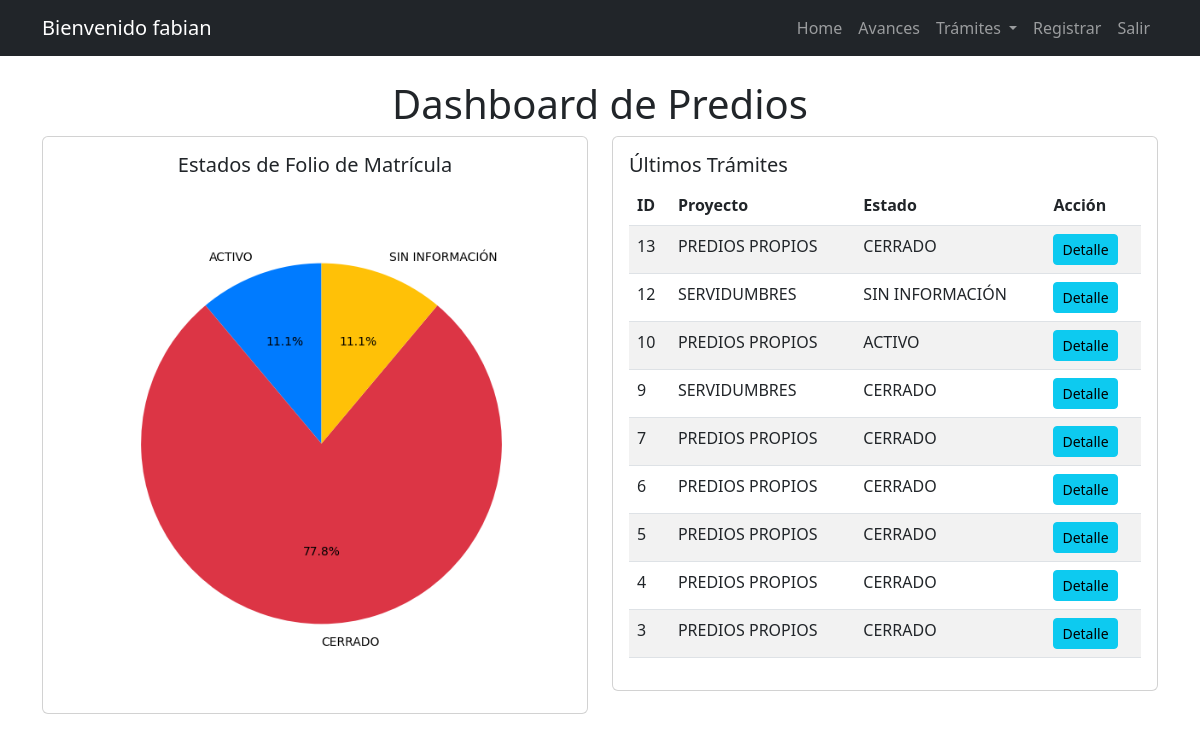
The app's page /dashboard/ (signed in) with its own data.
### task/models.py (models this page shows, shortened)
class Predio(models.Model):
    id = models.AutoField(primary_key=True)
    PROYECTO_CHOICES = [('PREDIOS PROPIOS', 'PREDIOS PROPIOS'), ('SERVIDUMBRES', 'SERVIDUMBRES')]
    VIGENCIA_CHOICES = [('2023', '2023'), ('2024', '2024'), ('2025', '2025')]
    GERENCIA_CHOICES = [('VAO', 'VAO'), ('GPA', 'GPA'), ('VRC', 'VRC'), ('GCT', 'GCT'), ('GMA', 'GMA'), ('GRI', 'GRI'), ('GTA', 'GTA'), ('VRO', 'VRO'), ('GCH', 'GCH'), ('GDA', 'GDA'), ('GDT', 'GDT'), ('VPI', 'VPI'), ('VFS', 'VFS')]
    CATEGORIA_PREDIO_FMI_CHOICES = [('COLINDANTE', 'COLINDANTE'), ('FOLIO ESTUDIO', 'FOLIO ESTUDIO'), ('MATRIZ', 'MATRIZ'), ('MATRIZ_COLINDANTE', 'MATRIZ_COLINDANTE'), ('PROPIO', 'PROPIO'), ('SEGREGADO', 'SEGREGADO'), ('SIN INFORMACIÓN', 'SIN INFORMACIÓN')]
    ESTADO_FOLIO_CHOICES = [('ACTIVO', 'ACTIVO'), ('CERRADO', 'CERRADO'), ('SIN INFORMACIÓN', 'SIN INFORMACIÓN')]
    CATEGORIA_FMI_CHOICES = [('ADICIONALES', 'ADICIONALES'), ('COMPLEMENTACIÓN', 'COMPLEMENTACIÓN'), ('SIN INFORMACIÓN', 'SIN INFORMACIÓN'), ('TRADICIÓN', 'TRADICIÓN')]
    TIPO_DOCUMENTAL_CHOICES = [('ACTA', 'ACTA'), ('ACTO ADMINISTRATIVO', 'ACTO ADMINISTRATIVO'), ('AUTO', 'AUTO'), ('CERTIFICADO', 'CERTIFICADO'), ('DECLARACIÓN', 'DECLARACIÓN'), ('DECRETO', 'DECRETO'), ('DEMANDA', 'DEMANDA'), ('DOCUMENTO', 'DOCUMENTO'), ('ESCRITURA', 'ESCRITURA'), ('EXPEDIENTE', 'EXPEDIENTE'), ('RESOLUCIÓN', 'RESOLUCIÓN'), ('SENTENCIA', 'SENTENCIA')]
    ESTADO_CHOICES = [('CARGADO A OTRO PREDIO', 'CARGADO A OTRO PREDIO'), ('CARGADO EN EL PREDIO', 'CARGADO EN EL PREDIO'), ('CARGADO EN SHAREPOINT', 'CARGADO EN SHAREPOINT'), ('NO ENCONTRADO', 'NO ENCONTRADO'), ('NO REQUIERE', 'NO REQUIERE'), ('PENDIENTE VERIFICAR', 'PENDIENTE VERIFICAR'), ('SERVIDOR INGICAT', 'SERVIDOR INGICAT')]
    ESTADO_COMPRA_CHOICES = [('ADQUIRIDO', 'ADQUIRIDO'), ('NO REQUIERE', 'NO REQUIERE'), ('PENDIENTE POR SOLICITAR', 'PENDIENTE POR SOLICITAR'), ('PENDIENTE VERIFICAR', 'PENDIENTE VERIFICAR'), ('SOLICITADO', 'SOLICITADO')]
    SUB_ESTADO_COMPRA_CHOICES = [('ADQUIRIDO PREDIO PROPIOS', 'ADQUIRIDO PREDIO PROPIOS'), ('ADQUIRIDO SERVIDUMBRES', 'ADQUIRIDO SERVIDUMBRES'), ('ERROR REGISTRAL', 'ERROR REGISTRAL'), ('NO APLICA', 'NO APLICA'), ('SOLICITADO / CERTIFICADO NO EXISTE', 'SOLICITADO / CERTIFICADO NO EXISTE'), ('SOLICITADO PREDIO PROPIOS', 'SOLICITADO PREDIO PROPIOS'), ('SOLICITADO SERVIDUMBRES', 'SOLICITADO SERVIDUMBRES')]
    ENVIO_OPEN_TEXT_CHOICES = [('NO', 'NO'), ('NO APLICA', 'NO APLICA'), ('NO REQUIERE', 'NO REQUIERE'), ('PENDIENTE', 'PENDIENTE'), ('SI', 'SI'), ('YA ESTA', 'YA ESTA')]
    ACCION_TECNICA_CHOICES = [('ALIMENTAR EXPEDIENTE PREDIAL', 'ALIMENTAR EXPEDIENTE PREDIAL'), ('ALIMENTAR PREDIO GESTIÓN', 'ALIMENTAR PREDIO GESTIÓN'), ('ALIMENTAR PREDIO MATRIZ', 'ALIMENTAR PREDIO MATRIZ'), ('CARPETA CERO', 'CARPETA CERO'), ('CREAR EXPEDIENTE', 'CREAR EXPEDIENTE'), ('NO REQUIERE', 'NO REQUIERE')]
    proyecto = models.CharField(max_length=16, choices=PROYECTO_CHOICES)
    vigencia = models.CharField(max_length=4, choices=VIGENCIA_CHOICES)
    gerencia = models.CharField(max_length=4, choices=GERENCIA_CHOICES)
    categoria_predio_fmi = models.CharField(max_length=100, choices=CATEGORIA_PREDIO_FMI_CHOICES)
    estado_folio_matricula = models.CharField(max_length=100, choices=ESTADO_FOLIO_CHOICES)
    categoria_fmi = models.CharField(max_length=50, choices=CATEGORIA_FMI_CHOICES)
    tipo_documental = models.CharField(max_length=50, choices=TIPO_DOCUMENTAL_CHOICES)
    estado = models.CharField(max_length=50, choices=ESTADO_CHOICES)
    estado_compra = models.CharField(max_length=50, choices=ESTADO_COMPRA_CHOICES)
    sub_estado_compra = models.CharField(max_length=50, choices=SUB_ESTADO_COMPRA_CHOICES)
    envio_open_text = models.CharField(max_length=50, choices=ENVIO_OPEN_TEXT_CHOICES)
    accion_tecnica = models.CharField(max_length=50, choices=ACCION_TECNICA_CHOICES)
    fecha_solicitud = models.DateField(null=True , blank=True)
    fecha_respuesta = models.DateField(null=True , blank=True)
    datecompleted = models.DateTimeField(null=True, blank=True)
    es_importante = models.BooleanField(default=False)
    fecha_reiteracion = models.DateField(null=True, blank=True)
    ultima_fecha_acceso = models.DateField(null=True, blank=True)
    campo=models.CharField(max_length=50, null=True , blank=True)
    cod_sig = models.CharField(max_length=30, null=True , blank=True)
    fmi = models.CharField(max_length=10, default="00000")
    ced_catastral = models.CharField(max_length=31, null=True , blank=True)
    nom_predio = models.CharField(max_length=50, default="Sin Informacion")
    documento = models.CharField(max_length=15, null=True , blank=True)
    fecha_documento= models.DateField(null=True , blank=True)
    entidad = models.CharField(max_length=100, null=True , blank=True)
    municipio = models.CharField(max_length=100,null=True , blank=True)
    user = models.ForeignKey(
        settings.AUTH_USER_MODEL,
        on_delete=models.SET_NULL,
        null=True,
        blank=True,
        related_name='predios'
    )
    class Meta:
        ordering = ['-fecha_solicitud']

### task/views.py (the view)
# urls.py: path('dashboard/', views.cliente_dashboard, name='cliente_dashboard'),
def cliente_dashboard(request):
    estado_counts = (
        Predio.objects
        .values('estado_folio_matricula')
        .annotate(total=Count('estado_folio_matricula'))
    )
    labels = [item['estado_folio_matricula'] for item in estado_counts]
    sizes = [item['total'] for item in estado_counts]
    colors = ['#007bff', '#dc3545', '#ffc107', '#28a745', '#6c757d']
    plt.figure(figsize=(6,6))
    plt.pie(sizes, labels=labels, colors=colors, autopct='%1.1f%%', startangle=90)
    plt.axis('equal')  # Para que el gráfico se vea como un círculo
    buffer = io.BytesIO()
    plt.savefig(buffer, format='png')
    buffer.seek(0)
    image_png = buffer.getvalue()
    buffer.close()
    graphic = base64.b64encode(image_png).decode('utf-8')
    ultimos_predios = Predio.objects.all().order_by('-id')[:10]
    context = {
        'ultimos_predios': ultimos_predios,
        'graphic': graphic,
    }
    return render(request, 'dashboard.html', context)

### task/templates/dashboard.html (shortened to what this page needs)
{% extends 'base.html' %}
{% block content %}
<main class="container mt-4">
  <h1 class="text-center">Dashboard de Predios</h1>
  <div class="row">
    <div class="col-md-6">
      <div class="card">
        <div class="card-body text-center">
          <h5 class="card-title">Estados de Folio de Matrícula</h5>
          <img alt="Gráfica de estados" class="img-fluid">
        </div>
      </div>
    </div>
    <div class="col-md-6">
      <div class="card">
        <div class="card-body">
          <h5 class="card-title">Últimos Trámites</h5>
          <table class="table table-striped">
            <thead>
              <tr>
                <th>ID</th>
                <th>Proyecto</th>
                <th>Estado</th>
                <th>Acción</th>
              </tr>
            </thead>
            <tbody>
              {% for predio in ultimos_predios %}
              <tr>
                <td>{{ predio.id }}</td>
                <td>{{ predio.proyecto }}</td>
                <td>{{ predio.estado_folio_matricula }}</td>
                <td>
                  <a href="{% url 'predio_detail' predio.id %}" class="btn btn-info btn-sm">Detalle</a>
                </td>
              </tr>
              {% endfor %}
            </tbody>
          </table>
        </div>
      </div>
    </div>
  </div>
</main>
{% endblock %}

### task/templates/_navbar.html (shortened to what this page needs)
<nav class="navbar navbar-expand-lg navbar-dark bg-dark">
  <div class="container">
    <a class="navbar-brand" href="/">
      {% if user.is_authenticated %}
      Bienvenido {{ user.username }}
      {% else %}
      INGICAT S.A.S
      {% endif %}
    </a>
    <div class="collapse navbar-collapse" id="navbarNav">
      <ul class="navbar-nav ms-auto">
        <li class="nav-item">
          <a href="/" class="nav-link" title="Ir a la Pantalla de Inicio">Home</a>
        </li>
        <li class="nav-item">
          <a href="{% url 'cliente_dashboard' %}" class="nav-link"
            title="Ir al Resúmen de la Gestión Documental">Avances</a>
        </li>
        {% if user.is_authenticated %}
        <li class="nav-item dropdown">
          <a class="nav-link dropdown-toggle" href="#" id="tramitesDropdown" role="button" data-bs-toggle="dropdown"
            aria-expanded="false" title="Trámites">
            Trámites
          </a>
        </li>
        {% if user.is_superuser %}
        <li class="nav-item">
          <a href="{% url 'signup' %}" class="nav-link" title="Registrar un Nuevo usuario">Registrar</a>
        </li>
        {% endif %}
        <li class="nav-item">
          <a class="nav-link" href="/logout" title="Salir">Salir</a>
        </li>
        {% else %}
        <li class="nav-item">
          <a href="/signin" class="nav-link" title="Iniciar Sesión">Ingresar</a>
        </li>
        {% endif %}
      </ul>
    </div>
  </div>
</nav>

### records on screen
Predio: id "13", proyecto "PREDIOS PROPIOS", estado_folio_matricula "CERRADO"
Predio: id "12", proyecto "SERVIDUMBRES", estado_folio_matricula "SIN INFORMACIÓN"
Predio: id "10", proyecto "PREDIOS PROPIOS", estado_folio_matricula "ACTIVO"
Predio: id "9", proyecto "SERVIDUMBRES", estado_folio_matricula "CERRADO"
Predio: id "7", proyecto "PREDIOS PROPIOS", estado_folio_matricula "CERRADO"
Predio: id "6", proyecto "PREDIOS PROPIOS", estado_folio_matricula "CERRADO"
Predio: id "5", proyecto "PREDIOS PROPIOS", estado_folio_matricula "CERRADO"
Predio: id "4", proyecto "PREDIOS PROPIOS", estado_folio_matricula "CERRADO"
Predio: id "3", proyecto "PREDIOS PROPIOS", estado_folio_matricula "CERRADO"

### other values on screen
{{ user.username }} "fabian"
